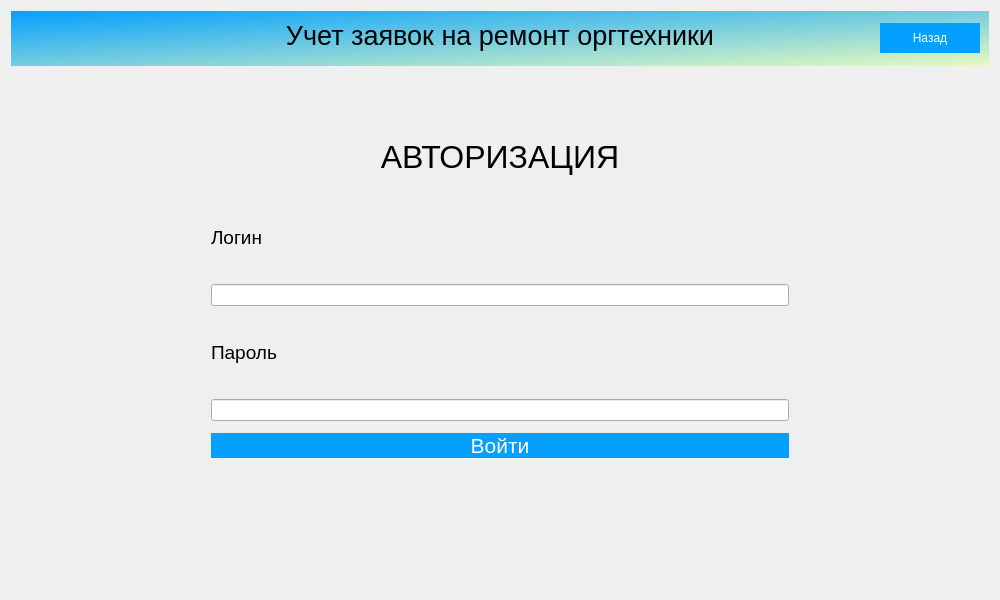
<?xml version="1.0" encoding="UTF-8"?>
<ui version="4.0">
 <class>Dialog</class>
 <widget class="QDialog" name="Dialog">
  <property name="geometry">
   <rect>
    <x>0</x>
    <y>0</y>
    <width>1000</width>
    <height>600</height>
   </rect>
  </property>
  <property name="minimumSize">
   <size>
    <width>1000</width>
    <height>600</height>
   </size>
  </property>
  <property name="windowTitle">
   <string>Учет заявок на ремонт оргтехники</string>
  </property>
  <property name="windowIcon">
   <iconset theme="accessories-dictionary">
    <selectedon>../../../../../logo.png</selectedon>
   </iconset>
  </property>
  <property name="toolTipDuration">
   <number>0</number>
  </property>
  <property name="styleSheet">
   <string notr="true">QPushButton {
background-color: rgb(4, 160, 255);
color: rgb(255, 255, 255);
border: 0px;
}
QWidget
{font: &quot;Comic Sans MS&quot;;}
</string>
  </property>
  <property name="sizeGripEnabled">
   <bool>false</bool>
  </property>
  <layout class="QGridLayout" name="gridLayout">
   <item row="1" column="0">
    <widget class="QStackedWidget" name="stackedWidget">
     <property name="layoutDirection">
      <enum>Qt::LeftToRight</enum>
     </property>
     <property name="autoFillBackground">
      <bool>false</bool>
     </property>
     <property name="styleSheet">
      <string notr="true"/>
     </property>
     <property name="currentIndex">
      <number>0</number>
     </property>
     <widget class="QWidget" name="Avtorisation">
      <property name="layoutDirection">
       <enum>Qt::LeftToRight</enum>
      </property>
      <layout class="QGridLayout" name="gridLayout_2">
       <property name="leftMargin">
        <number>200</number>
       </property>
       <property name="topMargin">
        <number>50</number>
       </property>
       <property name="rightMargin">
        <number>200</number>
       </property>
       <property name="bottomMargin">
        <number>50</number>
       </property>
       <item row="0" column="0">
        <layout class="QVBoxLayout" name="verticalLayout">
         <property name="spacing">
          <number>12</number>
         </property>
         <item>
          <widget class="QLabel" name="label_3">
           <property name="font">
            <font>
             <pointsize>24</pointsize>
             <italic>false</italic>
             <bold>false</bold>
            </font>
           </property>
           <property name="text">
            <string>АВТОРИЗАЦИЯ</string>
           </property>
           <property name="scaledContents">
            <bool>false</bool>
           </property>
           <property name="alignment">
            <set>Qt::AlignCenter</set>
           </property>
          </widget>
         </item>
         <item>
          <widget class="QLabel" name="label_4">
           <property name="font">
            <font>
             <pointsize>14</pointsize>
             <italic>false</italic>
             <bold>false</bold>
            </font>
           </property>
           <property name="layoutDirection">
            <enum>Qt::LeftToRight</enum>
           </property>
           <property name="autoFillBackground">
            <bool>false</bool>
           </property>
           <property name="text">
            <string>Логин</string>
           </property>
           <property name="alignment">
            <set>Qt::AlignLeading|Qt::AlignLeft|Qt::AlignVCenter</set>
           </property>
          </widget>
         </item>
         <item>
          <widget class="QLineEdit" name="LoginField"/>
         </item>
         <item>
          <widget class="QLabel" name="label_5">
           <property name="font">
            <font>
             <pointsize>14</pointsize>
             <italic>false</italic>
             <bold>false</bold>
            </font>
           </property>
           <property name="text">
            <string>Пароль</string>
           </property>
           <property name="alignment">
            <set>Qt::AlignLeading|Qt::AlignLeft|Qt::AlignVCenter</set>
           </property>
          </widget>
         </item>
         <item>
          <widget class="QLineEdit" name="PasswordField"/>
         </item>
         <item>
          <widget class="QPushButton" name="SignInButton">
           <property name="font">
            <font>
             <pointsize>16</pointsize>
             <italic>false</italic>
             <bold>false</bold>
            </font>
           </property>
           <property name="styleSheet">
            <string notr="true"/>
           </property>
           <property name="text">
            <string>Войти</string>
           </property>
          </widget>
         </item>
         <item>
          <widget class="QLabel" name="ErrorField">
           <property name="font">
            <font>
             <pointsize>14</pointsize>
             <italic>false</italic>
             <bold>false</bold>
            </font>
           </property>
           <property name="styleSheet">
            <string notr="true">color: rgb(255, 0, 0);</string>
           </property>
           <property name="text">
            <string/>
           </property>
           <property name="alignment">
            <set>Qt::AlignCenter</set>
           </property>
          </widget>
         </item>
        </layout>
       </item>
      </layout>
     </widget>
     <widget class="QWidget" name="Manager">
      <widget class="QLabel" name="label_9">
       <property name="geometry">
        <rect>
         <x>450</x>
         <y>220</y>
         <width>91</width>
         <height>41</height>
        </rect>
       </property>
       <property name="text">
        <string>Менеджер</string>
       </property>
      </widget>
     </widget>
     <widget class="QWidget" name="Operator">
      <widget class="QLabel" name="label_8">
       <property name="geometry">
        <rect>
         <x>440</x>
         <y>220</y>
         <width>101</width>
         <height>31</height>
        </rect>
       </property>
       <property name="text">
        <string>Оператор</string>
       </property>
      </widget>
     </widget>
     <widget class="QWidget" name="Zakazchik">
      <widget class="QLabel" name="label_6">
       <property name="geometry">
        <rect>
         <x>490</x>
         <y>190</y>
         <width>66</width>
         <height>18</height>
        </rect>
       </property>
       <property name="text">
        <string>Заказчик</string>
       </property>
      </widget>
     </widget>
     <widget class="QWidget" name="Master">
      <widget class="QLabel" name="label_7">
       <property name="geometry">
        <rect>
         <x>360</x>
         <y>240</y>
         <width>66</width>
         <height>18</height>
        </rect>
       </property>
       <property name="text">
        <string>Мастер</string>
       </property>
      </widget>
     </widget>
    </widget>
   </item>
   <item row="0" column="0">
    <widget class="QWidget" name="widget" native="true">
     <property name="styleSheet">
      <string notr="true">QWidget#widget{
background-color: qlineargradient(spread:pad, x1:0, y1:0, x2:1, y2:1, stop:0 rgba(4, 160, 255, 255), stop:1 rgba(231, 250, 191, 255));}

</string>
     </property>
     <layout class="QGridLayout" name="gridLayout_3">
      <item row="0" column="0">
       <widget class="QLabel" name="label">
        <property name="maximumSize">
         <size>
          <width>100</width>
          <height>100</height>
         </size>
        </property>
        <property name="text">
         <string/>
        </property>
        <property name="textFormat">
         <enum>Qt::AutoText</enum>
        </property>
        <property name="pixmap">
         <pixmap>logo.png</pixmap>
        </property>
        <property name="scaledContents">
         <bool>true</bool>
        </property>
       </widget>
      </item>
      <item row="0" column="1">
       <widget class="QLabel" name="label_2">
        <property name="font">
         <font>
          <pointsize>20</pointsize>
          <italic>false</italic>
          <bold>false</bold>
         </font>
        </property>
        <property name="text">
         <string>Учет заявок на ремонт оргтехники</string>
        </property>
        <property name="alignment">
         <set>Qt::AlignCenter</set>
        </property>
       </widget>
      </item>
      <item row="0" column="2" rowspan="2">
       <widget class="QPushButton" name="back_Button">
        <property name="maximumSize">
         <size>
          <width>100</width>
          <height>30</height>
         </size>
        </property>
        <property name="styleSheet">
         <string notr="true">QPushButton#pushButton {background-color: rgb(255,125,150);
border: 5x;}</string>
        </property>
        <property name="text">
         <string>Назад</string>
        </property>
       </widget>
      </item>
     </layout>
    </widget>
   </item>
  </layout>
 </widget>
 <resources/>
 <connections/>
</ui>
